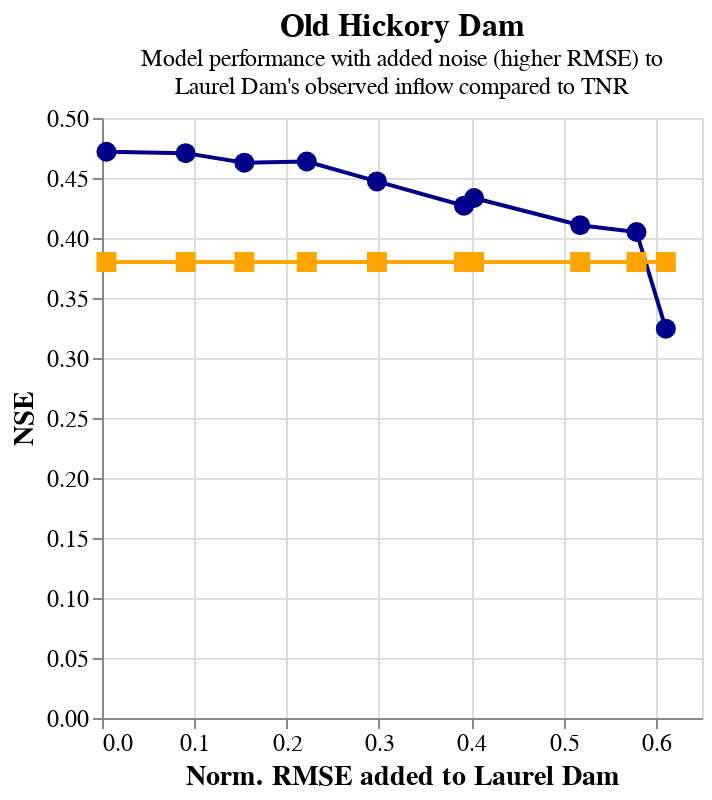

Here is the notebook cell this chart was saved with:
### Code cell
import altair as alt
from altair import datum

NODE = 4
name = df[df.node == NODE].name.values[0]

df_clean = df.copy()
df_clean.loc[df_clean['model_or_tnr']=='model', 'model_or_tnr'] = 'ResORR - with reservoirs'
df_clean.loc[df_clean['model_or_tnr']=='tnr', 'model_or_tnr'] = 'TNR - without reservoirs'

pts = alt.Chart(
    df_clean
).transform_filter(
    datum.node == NODE
).mark_point(
    filled=True,
    size=100,
    opacity=1
).encode(
    x=alt.X('rmse_3:Q').title('Norm. RMSE added to Laurel Dam'),
    y=alt.Y('nse:Q').title('NSE'), #.scale(alt.Scale(domain=[0.0, 0.15])),
    shape=alt.Shape('model_or_tnr').legend(alt.Legend(title="With or without reservoirs")),
    color=alt.Color('model_or_tnr').legend(alt.Legend(title="With or without reservoirs")).scale(alt.Scale(range=['darkblue', 'orange'])),
    tooltip=alt.Tooltip(['pearson-r', 'nse', 'norm_rmse', 'norm_mae', 'kge', 'rmse_1'], format='.2f')
)

line = alt.Chart(
    df
).transform_filter(
    datum.node == NODE
).mark_line(
    color='gray',
).encode(
    x='rmse_3:Q',
    y='nse:Q',
    color=alt.Color('model_or_tnr').legend(None).scale(alt.Scale(range=['darkblue', 'orange'])),
    detail = alt.Detail('model_or_tnr'),
)

chart = alt.layer(line, pts).properties(
    width=300,
    height=300,
    title={
        "text": f'{name}',
        "subtitle": ["Model performance with added noise (higher RMSE) to", "Laurel Dam's observed inflow compared to TNR"]
    },

)
chart.configure_title(
    fontSize=16
).configure_axis(
    titleFontSize=14,
    labelFontSize=12
).configure_legend(
    titleFontSize=14,
    labelFontSize=12,
    symbolSize=200
)
